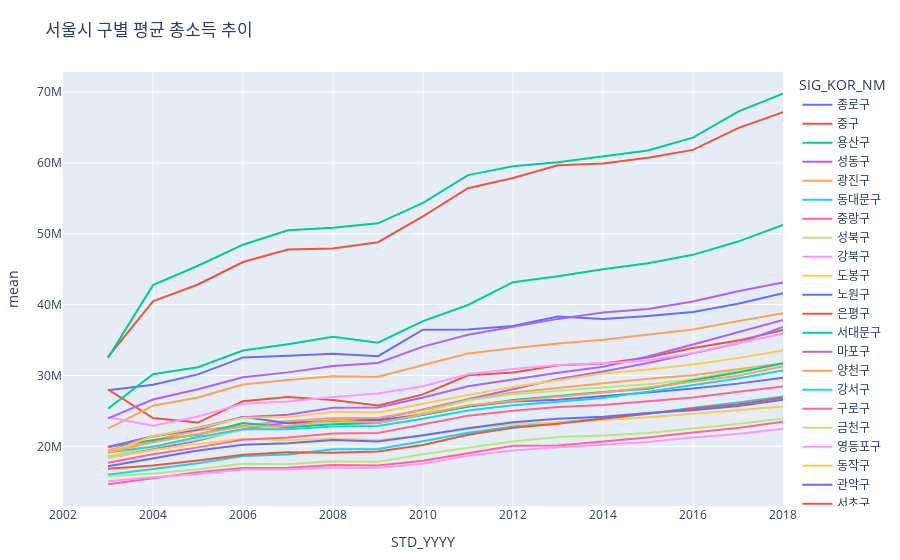

Source (notebook cell):
### Code cell
fig = px.line(ds[ds['var']=='inc_tot'], x='STD_YYYY', y='mean', color='SIG_KOR_NM')
fig.update_layout(
    margin={"r":16,"t":72,"l":16,"b":16},
    title='서울시 구별 평균 총소득 추이',
    height=640,)
fig.show()

### Figure 1 — Plotly figure (JSON) as saved in the notebook; plotly's stock layout.template omitted (floating-point values rounded to 4 significant figures)
{"data": [{"hovertemplate": "SIG_KOR_NM=종로구<br>STD_YYYY=%{x}<br>mean=%{y}<extra></extra>", "legendgroup": "종로구", "line": {"color": "#636efa", "dash": "solid"}, "mode": "lines", "name": "종로구", "orientation": "v", "showlegend": true, "type": "scatter", "x": [2002, 2003, 2004, 2005, 2006, 2007, 2008, 2009, 2010, 2011, 2012, 2013, 2014, 2015, 2016, 2017, 2018], "xaxis": "x", "y": [null, 27920000.0, 28680000.0, 30150000.0, 32550000.0, 32790000.0, 33080000.0, 32720000.0, 36460000.0, 36500000.0, 36970000.0, 38310000.0, 37960000.0, 38410000.0, 38960000.0, 40130000.0, 41610000.0], "yaxis": "y"}, {"hovertemplate": "SIG_KOR_NM=중구<br>STD_YYYY=%{x}<br>mean=%{y}<extra></extra>", "legendgroup": "중구", "line": {"color": "#EF553B", "dash": "solid"}, "mode": "lines", "name": "중구", "orientation": "v", "showlegend": true, "type": "scatter", "x": [2002, 2003, 2004, 2005, 2006, 2007, 2008, 2009, 2010, 2011, 2012, 2013, 2014, 2015, 2016, 2017, 2018], "xaxis": "x", "y": [null, 28040000.0, 23990000.0, 23360000.0, 26360000.0, 26950000.0, 26550000.0, 25750000.0, 27330000.0, 30020000.0, 30420000.0, 31450000.0, 31670000.0, 32530000.0, 33870000.0, 34920000.0, 36410000.0], "yaxis": "y"}, {"hovertemplate": "SIG_KOR_NM=용산구<br>STD_YYYY=%{x}<br>mean=%{y}<extra></extra>", "legendgroup": "용산구", "line": {"color": "#00cc96", "dash": "solid"}, "mode": "lines", "name": "용산구", "orientation": "v", "showlegend": true, "type": "scatter", "x": [2002, 2003, 2004, 2005, 2006, 2007, 2008, 2009, 2010, 2011, 2012, 2013, 2014, 2015, 2016, 2017, 2018], "xaxis": "x", "y": [null, 25310000.0, 30180000.0, 31170000.0, 33520000.0, 34420000.0, 35470000.0, 34630000.0, 37670000.0, 39950000.0, 43170000.0, 43990000.0, 45010000.0, 45850000.0, 47020000.0, 48900000.0, 51250000.0], "yaxis": "y"}, {"hovertemplate": "SIG_KOR_NM=성동구<br>STD_YYYY=%{x}<br>mean=%{y}<extra></extra>", "legendgroup": "성동구", "line": {"color": "#ab63fa", "dash": "solid"}, "mode": "lines", "name": "성동구", "orientation": "v", "showlegend": true, "type": "scatter", "x": [2002, 2003, 2004, 2005, 2006, 2007, 2008, 2009, 2010, 2011, 2012, 2013, 2014, 2015, 2016, 2017, 2018], "xaxis": "x", "y": [null, 18340000.0, 19600000.0, 20830000.0, 22410000.0, 23370000.0, 23480000.0, 23810000.0, 25200000.0, 26640000.0, 28120000.0, 29490000.0, 30570000.0, 31760000.0, 33120000.0, 34530000.0, 36860000.0], "yaxis": "y"}, {"hovertemplate": "SIG_KOR_NM=광진구<br>STD_YYYY=%{x}<br>mean=%{y}<extra></extra>", "legendgroup": "광진구", "line": {"color": "#FFA15A", "dash": "solid"}, "mode": "lines", "name": "광진구", "orientation": "v", "showlegend": true, "type": "scatter", "x": [2002, 2003, 2004, 2005, 2006, 2007, 2008, 2009, 2010, 2011, 2012, 2013, 2014, 2015, 2016, 2017, 2018], "xaxis": "x", "y": [null, 19450000.0, 20810000.0, 22250000.0, 22940000.0, 23580000.0, 23980000.0, 23990000.0, 25110000.0, 26540000.0, 27610000.0, 28270000.0, 28940000.0, 29520000.0, 30020000.0, 30920000.0, 31730000.0], "yaxis": "y"}, {"hovertemplate": "SIG_KOR_NM=동대문구<br>STD_YYYY=%{x}<br>mean=%{y}<extra></extra>", "legendgroup": "동대문구", "line": {"color": "#19d3f3", "dash": "solid"}, "mode": "lines", "name": "동대문구", "orientation": "v", "showlegend": true, "type": "scatter", "x": [2002, 2003, 2004, 2005, 2006, 2007, 2008, 2009, 2010, 2011, 2012, 2013, 2014, 2015, 2016, 2017, 2018], "xaxis": "x", "y": [null, 15980000.0, 16840000.0, 17600000.0, 18630000.0, 18850000.0, 19570000.0, 19630000.0, 20730000.0, 21910000.0, 22780000.0, 23320000.0, 23910000.0, 24610000.0, 25460000.0, 26200000.0, 27040000.0], "yaxis": "y"}, {"hovertemplate": "SIG_KOR_NM=중랑구<br>STD_YYYY=%{x}<br>mean=%{y}<extra></extra>", "legendgroup": "중랑구", "line": {"color": "#FF6692", "dash": "solid"}, "mode": "lines", "name": "중랑구", "orientation": "v", "showlegend": true, "type": "scatter", "x": [2002, 2003, 2004, 2005, 2006, 2007, 2008, 2009, 2010, 2011, 2012, 2013, 2014, 2015, 2016, 2017, 2018], "xaxis": "x", "y": [null, 14640000.0, 15500000.0, 16330000.0, 16950000.0, 16970000.0, 17340000.0, 17290000.0, 17970000.0, 19030000.0, 20070000.0, 20120000.0, 20680000.0, 21250000.0, 21940000.0, 22570000.0, 23460000.0], "yaxis": "y"}, {"hovertemplate": "SIG_KOR_NM=성북구<br>STD_YYYY=%{x}<br>mean=%{y}<extra></extra>", "legendgroup": "성북구", "line": {"color": "#B6E880", "dash": "solid"}, "mode": "lines", "name": "성북구", "orientation": "v", "showlegend": true, "type": "scatter", "x": [2002, 2003, 2004, 2005, 2006, 2007, 2008, 2009, 2010, 2011, 2012, 2013, 2014, 2015, 2016, 2017, 2018], "xaxis": "x", "y": [null, 18620000.0, 19910000.0, 20990000.0, 22310000.0, 22740000.0, 23460000.0, 23450000.0, 24740000.0, 26470000.0, 27350000.0, 27840000.0, 28270000.0, 28760000.0, 29460000.0, 30650000.0, 31630000.0], "yaxis": "y"}, {"hovertemplate": "SIG_KOR_NM=강북구<br>STD_YYYY=%{x}<br>mean=%{y}<extra></extra>", "legendgroup": "강북구", "line": {"color": "#FF97FF", "dash": "solid"}, "mode": "lines", "name": "강북구", "orientation": "v", "showlegend": true, "type": "scatter", "x": [2002, 2003, 2004, 2005, 2006, 2007, 2008, 2009, 2010, 2011, 2012, 2013, 2014, 2015, 2016, 2017, 2018], "xaxis": "x", "y": [null, 15060000.0, 15630000.0, 16090000.0, 16720000.0, 16710000.0, 17010000.0, 16970000.0, 17530000.0, 18720000.0, 19400000.0, 19870000.0, 20210000.0, 20600000.0, 21250000.0, 21740000.0, 22470000.0], "yaxis": "y"}, {"hovertemplate": "SIG_KOR_NM=도봉구<br>STD_YYYY=%{x}<br>mean=%{y}<extra></extra>", "legendgroup": "도봉구", "line": {"color": "#FECB52", "dash": "solid"}, "mode": "lines", "name": "도봉구", "orientation": "v", "showlegend": true, "type": "scatter", "x": [2002, 2003, 2004, 2005, 2006, 2007, 2008, 2009, 2010, 2011, 2012, 2013, 2014, 2015, 2016, 2017, 2018], "xaxis": "x", "y": [null, 18360000.0, 19490000.0, 20340000.0, 21080000.0, 20870000.0, 21100000.0, 20890000.0, 21480000.0, 22440000.0, 23150000.0, 23350000.0, 23710000.0, 24100000.0, 24600000.0, 25090000.0, 25620000.0], "yaxis": "y"}, {"hovertemplate": "SIG_KOR_NM=노원구<br>STD_YYYY=%{x}<br>mean=%{y}<extra></extra>", "legendgroup": "노원구", "line": {"color": "#636efa", "dash": "solid"}, "mode": "lines", "name": "노원구", "orientation": "v", "showlegend": true, "type": "scatter", "x": [2002, 2003, 2004, 2005, 2006, 2007, 2008, 2009, 2010, 2011, 2012, 2013, 2014, 2015, 2016, 2017, 2018], "xaxis": "x", "y": [null, 19900000.0, 21420000.0, 22380000.0, 24160000.0, 23250000.0, 23650000.0, 23680000.0, 24440000.0, 25620000.0, 26330000.0, 26570000.0, 27070000.0, 27590000.0, 28170000.0, 28850000.0, 29700000.0], "yaxis": "y"}, {"hovertemplate": "SIG_KOR_NM=은평구<br>STD_YYYY=%{x}<br>mean=%{y}<extra></extra>", "legendgroup": "은평구", "line": {"color": "#EF553B", "dash": "solid"}, "mode": "lines", "name": "은평구", "orientation": "v", "showlegend": true, "type": "scatter", "x": [2002, 2003, 2004, 2005, 2006, 2007, 2008, 2009, 2010, 2011, 2012, 2013, 2014, 2015, 2016, 2017, 2018], "xaxis": "x", "y": [null, 16850000.0, 17310000.0, 18000000.0, 18790000.0, 19150000.0, 19090000.0, 19270000.0, 20200000.0, 21640000.0, 22600000.0, 23180000.0, 23910000.0, 24540000.0, 25330000.0, 25930000.0, 26840000.0], "yaxis": "y"}, {"hovertemplate": "SIG_KOR_NM=서대문구<br>STD_YYYY=%{x}<br>mean=%{y}<extra></extra>", "legendgroup": "서대문구", "line": {"color": "#00cc96", "dash": "solid"}, "mode": "lines", "name": "서대문구", "orientation": "v", "showlegend": true, "type": "scatter", "x": [2002, 2003, 2004, 2005, 2006, 2007, 2008, 2009, 2010, 2011, 2012, 2013, 2014, 2015, 2016, 2017, 2018], "xaxis": "x", "y": [null, 19890000.0, 20840000.0, 21620000.0, 23290000.0, 22670000.0, 23120000.0, 23280000.0, 24460000.0, 25610000.0, 26520000.0, 27130000.0, 27650000.0, 28130000.0, 29330000.0, 30410000.0, 31730000.0], "yaxis": "y"}, {"hovertemplate": "SIG_KOR_NM=마포구<br>STD_YYYY=%{x}<br>mean=%{y}<extra></extra>", "legendgroup": "마포구", "line": {"color": "#ab63fa", "dash": "solid"}, "mode": "lines", "name": "마포구", "orientation": "v", "showlegend": true, "type": "scatter", "x": [2002, 2003, 2004, 2005, 2006, 2007, 2008, 2009, 2010, 2011, 2012, 2013, 2014, 2015, 2016, 2017, 2018], "xaxis": "x", "y": [null, 19890000.0, 21370000.0, 22630000.0, 24100000.0, 24460000.0, 25440000.0, 25470000.0, 26900000.0, 28470000.0, 29420000.0, 30390000.0, 31220000.0, 32660000.0, 34360000.0, 36050000.0, 37840000.0], "yaxis": "y"}, {"hovertemplate": "SIG_KOR_NM=양천구<br>STD_YYYY=%{x}<br>mean=%{y}<extra></extra>", "legendgroup": "양천구", "line": {"color": "#FFA15A", "dash": "solid"}, "mode": "lines", "name": "양천구", "orientation": "v", "showlegend": true, "type": "scatter", "x": [2002, 2003, 2004, 2005, 2006, 2007, 2008, 2009, 2010, 2011, 2012, 2013, 2014, 2015, 2016, 2017, 2018], "xaxis": "x", "y": [null, 22500000.0, 25730000.0, 26890000.0, 28730000.0, 29370000.0, 29880000.0, 29810000.0, 31410000.0, 33090000.0, 33830000.0, 34510000.0, 35040000.0, 35710000.0, 36480000.0, 37670000.0, 38800000.0], "yaxis": "y"}, {"hovertemplate": "SIG_KOR_NM=강서구<br>STD_YYYY=%{x}<br>mean=%{y}<extra></extra>", "legendgroup": "강서구", "line": {"color": "#19d3f3", "dash": "solid"}, "mode": "lines", "name": "강서구", "orientation": "v", "showlegend": true, "type": "scatter", "x": [2002, 2003, 2004, 2005, 2006, 2007, 2008, 2009, 2010, 2011, 2012, 2013, 2014, 2015, 2016, 2017, 2018], "xaxis": "x", "y": [null, 19140000.0, 19960000.0, 21320000.0, 22390000.0, 22390000.0, 22810000.0, 22860000.0, 23880000.0, 25060000.0, 25780000.0, 26280000.0, 26820000.0, 27720000.0, 28600000.0, 29560000.0, 30710000.0], "yaxis": "y"}, {"hovertemplate": "SIG_KOR_NM=구로구<br>STD_YYYY=%{x}<br>mean=%{y}<extra></extra>", "legendgroup": "구로구", "line": {"color": "#FF6692", "dash": "solid"}, "mode": "lines", "name": "구로구", "orientation": "v", "showlegend": true, "type": "scatter", "x": [2002, 2003, 2004, 2005, 2006, 2007, 2008, 2009, 2010, 2011, 2012, 2013, 2014, 2015, 2016, 2017, 2018], "xaxis": "x", "y": [null, 17680000.0, 18880000.0, 19850000.0, 20940000.0, 21240000.0, 21820000.0, 21880000.0, 23080000.0, 24300000.0, 25010000.0, 25560000.0, 25820000.0, 26310000.0, 26900000.0, 27700000.0, 28440000.0], "yaxis": "y"}, {"hovertemplate": "SIG_KOR_NM=금천구<br>STD_YYYY=%{x}<br>mean=%{y}<extra></extra>", "legendgroup": "금천구", "line": {"color": "#B6E880", "dash": "solid"}, "mode": "lines", "name": "금천구", "orientation": "v", "showlegend": true, "type": "scatter", "x": [2002, 2003, 2004, 2005, 2006, 2007, 2008, 2009, 2010, 2011, 2012, 2013, 2014, 2015, 2016, 2017, 2018], "xaxis": "x", "y": [null, 15760000.0, 16150000.0, 16760000.0, 17530000.0, 17470000.0, 17900000.0, 17820000.0, 18860000.0, 19800000.0, 20680000.0, 21300000.0, 21520000.0, 21870000.0, 22470000.0, 23140000.0, 23920000.0], "yaxis": "y"}, {"hovertemplate": "SIG_KOR_NM=영등포구<br>STD_YYYY=%{x}<br>mean=%{y}<extra></extra>", "legendgroup": "영등포구", "line": {"color": "#FF97FF", "dash": "solid"}, "mode": "lines", "name": "영등포구", "orientation": "v", "showlegend": true, "type": "scatter", "x": [2002, 2003, 2004, 2005, 2006, 2007, 2008, 2009, 2010, 2011, 2012, 2013, 2014, 2015, 2016, 2017, 2018], "xaxis": "x", "y": [null, 24110000.0, 22890000.0, 24220000.0, 26020000.0, 26330000.0, 26960000.0, 27440000.0, 28470000.0, 30170000.0, 30920000.0, 31490000.0, 31730000.0, 32120000.0, 33160000.0, 34560000.0, 35890000.0], "yaxis": "y"}, {"hovertemplate": "SIG_KOR_NM=동작구<br>STD_YYYY=%{x}<br>mean=%{y}<extra></extra>", "legendgroup": "동작구", "line": {"color": "#FECB52", "dash": "solid"}, "mode": "lines", "name": "동작구", "orientation": "v", "showlegend": true, "type": "scatter", "x": [2002, 2003, 2004, 2005, 2006, 2007, 2008, 2009, 2010, 2011, 2012, 2013, 2014, 2015, 2016, 2017, 2018], "xaxis": "x", "y": [null, 19050000.0, 21450000.0, 22570000.0, 24020000.0, 24130000.0, 24890000.0, 24770000.0, 26010000.0, 27250000.0, 28370000.0, 29300000.0, 30270000.0, 30850000.0, 31540000.0, 32450000.0, 33520000.0], "yaxis": "y"}, {"hovertemplate": "SIG_KOR_NM=관악구<br>STD_YYYY=%{x}<br>mean=%{y}<extra></extra>", "legendgroup": "관악구", "line": {"color": "#636efa", "dash": "solid"}, "mode": "lines", "name": "관악구", "orientation": "v", "showlegend": true, "type": "scatter", "x": [2002, 2003, 2004, 2005, 2006, 2007, 2008, 2009, 2010, 2011, 2012, 2013, 2014, 2015, 2016, 2017, 2018], "xaxis": "x", "y": [null, 17200000.0, 18300000.0, 19410000.0, 20220000.0, 20430000.0, 20890000.0, 20690000.0, 21570000.0, 22530000.0, 23380000.0, 23890000.0, 24160000.0, 24690000.0, 25090000.0, 25690000.0, 26590000.0], "yaxis": "y"}, {"hovertemplate": "SIG_KOR_NM=서초구<br>STD_YYYY=%{x}<br>mean=%{y}<extra></extra>", "legendgroup": "서초구", "line": {"color": "#EF553B", "dash": "solid"}, "mode": "lines", "name": "서초구", "orientation": "v", "showlegend": true, "type": "scatter", "x": [2002, 2003, 2004, 2005, 2006, 2007, 2008, 2009, 2010, 2011, 2012, 2013, 2014, 2015, 2016, 2017, 2018], "xaxis": "x", "y": [null, 32610000.0, 40460000.0, 42840000.0, 46010000.0, 47770000.0, 47910000.0, 48810000.0, 52450000.0, 56420000.0, 57870000.0, 59670000.0, 59910000.0, 60740000.0, 61840000.0, 64910000.0, 67160000.0], "yaxis": "y"}, {"hovertemplate": "SIG_KOR_NM=강남구<br>STD_YYYY=%{x}<br>mean=%{y}<extra></extra>", "legendgroup": "강남구", "line": {"color": "#00cc96", "dash": "solid"}, "mode": "lines", "name": "강남구", "orientation": "v", "showlegend": true, "type": "scatter", "x": [2002, 2003, 2004, 2005, 2006, 2007, 2008, 2009, 2010, 2011, 2012, 2013, 2014, 2015, 2016, 2017, 2018], "xaxis": "x", "y": [null, 32480000.0, 42760000.0, 45480000.0, 48460000.0, 50490000.0, 50850000.0, 51470000.0, 54350000.0, 58280000.0, 59540000.0, 60110000.0, 60900000.0, 61770000.0, 63560000.0, 67250000.0, 69770000.0], "yaxis": "y"}, {"hovertemplate": "SIG_KOR_NM=송파구<br>STD_YYYY=%{x}<br>mean=%{y}<extra></extra>", "legendgroup": "송파구", "line": {"color": "#ab63fa", "dash": "solid"}, "mode": "lines", "name": "송파구", "orientation": "v", "showlegend": true, "type": "scatter", "x": [2002, 2003, 2004, 2005, 2006, 2007, 2008, 2009, 2010, 2011, 2012, 2013, 2014, 2015, 2016, 2017, 2018], "xaxis": "x", "y": [null, 23950000.0, 26610000.0, 28060000.0, 29760000.0, 30430000.0, 31350000.0, 31750000.0, 34070000.0, 35750000.0, 36890000.0, 37990000.0, 38890000.0, 39390000.0, 40450000.0, 41890000.0, 43130000.0], "yaxis": "y"}, {"hovertemplate": "SIG_KOR_NM=강동구<br>STD_YYYY=%{x}<br>mean=%{y}<extra></extra>", "legendgroup": "강동구", "line": {"color": "#FFA15A", "dash": "solid"}, "mode": "lines", "name": "강동구", "orientation": "v", "showlegend": true, "type": "scatter", "x": [2002, 2003, 2004, 2005, 2006, 2007, 2008, 2009, 2010, 2011, 2012, 2013, 2014, 2015, 2016, 2017, 2018], "xaxis": "x", "y": [null, 19100000.0, 20560000.0, 21730000.0, 22810000.0, 22850000.0, 23720000.0, 23310000.0, 24490000.0, 25750000.0, 26380000.0, 26960000.0, 27600000.0, 28290000.0, 29160000.0, 29950000.0, 31310000.0], "yaxis": "y"}], "layout": {"autosize": true, "legend": {"title": {"text": "SIG_KOR_NM"}, "tracegroupgap": 0}, "margin": {"b": 16, "l": 16, "r": 16, "t": 72}, "title": {"text": "서울시 구별 평균 총소득 추이"}, "xaxis": {"anchor": "y", "autorange": true, "domain": [0, 1], "range": [2002, 2018], "title": {"text": "STD_YYYY"}, "type": "linear"}, "yaxis": {"anchor": "x", "autorange": true, "domain": [0, 1], "range": [11570000.0, 72840000.0], "title": {"text": "mean"}, "type": "linear"}}}
